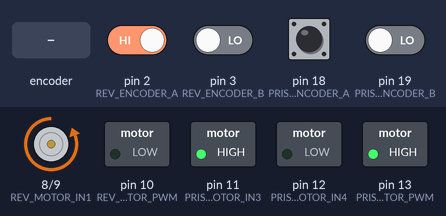
A sketch run on a simulated Arduino Mega 2560, built with avr-gcc and run on an emulated ATmega2560. Parts: motor-driver pin pairs drawn as motors (green arrow = first pin HIGH = forward, orange = second pin HIGH = backward, longer = more drive), switched loads named in the sketch (green lamp = pin HIGH). The inputs (shaded band) are chosen by the test bench; at power-on: pin 2 (REV_ENCODER_A), pin 18 (PRISM_ENCODER_A) HIGH, pin 3 (REV_ENCODER_B), pin 19 (PRISM_ENCODER_B) LOW. What the sketch prints to the serial monitor is not drawn.

Above: at 1.2 s.
1.3 s: rotary encoder on pin 2 (REV_ENCODER_A) / pin 3 (REV_ENCODER_B) turned 2 steps (second pin leading)
At 2.5 s:
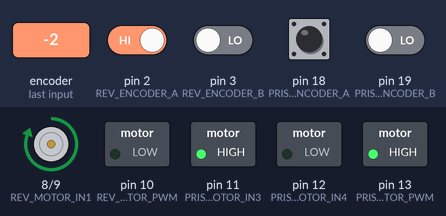
3.2 s: pin 18 (PRISM_ENCODER_A) pulsed LOW 2 times (0.12 s each, 0.3 s apart)
Timing chart, 0 to 6.2 s (numbered marks = the images above; inputs shaded):
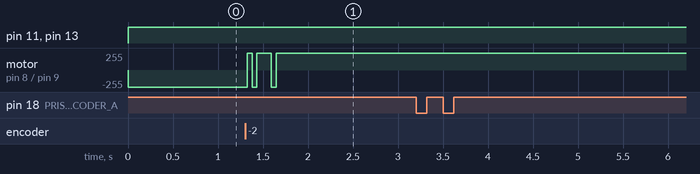

Measured:
- after the input at 1.3 s, motor on pin 8 (REV_MOTOR_IN1) / pin 9 (REV_MOTOR_IN2): backward 255/255 → forward 255/255 at once
- after the input at 3.2 s, every drawn part: stays the same

The sketch:

FullFK_IK_Implementation.ino
```cpp
#include <PID_v1.h>
#include <math.h>

// Encoder Pins
#define REV_ENCODER_A 2
#define REV_ENCODER_B 3
#define PRISM_ENCODER_A 18
#define PRISM_ENCODER_B 19

// Motor Control Pins (L298N)
#define REV_MOTOR_IN1 8
#define REV_MOTOR_IN2 9
#define REV_MOTOR_PWM 10

#define PRISM_MOTOR_IN3 11
#define PRISM_MOTOR_IN4 12
#define PRISM_MOTOR_PWM 13

// Encoder Variables
volatile long rev_encoderCount = 0;
volatile long prism_encoderCount = 0;
double theta_actual = 0.0;
double delta_d_actual = 0.0;

// Kinematic Parameters
const double L1 = 0.25;
const double L2 = 0.125;
const double L3 = 0.1;
const double h = sqrt(L3 * L3 + L2 * L2);
const double gamma = ((180.0 - atan(L2 / L3)) / 2.0) * (3.1416 / 180.0); // radians

// Encoder & Gear Constants
const double encoderCountsPerRev = 48;
const double gearReduction = 46.85;
const double encoderCountsPerJointRev = encoderCountsPerRev * gearReduction;

const double pinionDiameter = 32.9; // mm
const double pinionCircumference = 3.1416 * pinionDiameter;
const double mmPerCount = pinionCircumference / encoderCountsPerJointRev;

// Targets & Setpoints
double x_target = 0.3;
double z_target = 0.4;
double theta_target = 0.0;
double delta_d_target = 0.0;

// PID Variables
double rev_motor_speed, prism_motor_speed;
double Kp = 2.0, Ki = 0.5, Kd = 0.1;

PID pid_theta(&theta_actual, &rev_motor_speed, &theta_target, Kp, Ki, Kd, DIRECT);
PID pid_linear(&delta_d_actual, &prism_motor_speed, &delta_d_target, Kp, Ki, Kd, DIRECT);

void setup() {
    Serial.begin(9600);

    // Motor Pins
    pinMode(REV_MOTOR_IN1, OUTPUT);
    pinMode(REV_MOTOR_IN2, OUTPUT);
    pinMode(REV_MOTOR_PWM, OUTPUT);
    pinMode(PRISM_MOTOR_IN3, OUTPUT);
    pinMode(PRISM_MOTOR_IN4, OUTPUT);
    pinMode(PRISM_MOTOR_PWM, OUTPUT);

    // Encoder Pins
    pinMode(REV_ENCODER_A, INPUT);
    pinMode(REV_ENCODER_B, INPUT);
    pinMode(PRISM_ENCODER_A, INPUT);
    pinMode(PRISM_ENCODER_B, INPUT);

    // Attach Interrupts
    attachInterrupt(digitalPinToInterrupt(REV_ENCODER_A), updateRevEncoder, CHANGE);
    attachInterrupt(digitalPinToInterrupt(PRISM_ENCODER_A), updatePrismEncoder, CHANGE);

    // Enable PID Controllers
    pid_theta.SetMode(AUTOMATIC);
    pid_linear.SetMode(AUTOMATIC);
    pid_theta.SetSampleTime(50);
    pid_linear.SetSampleTime(50);
}

// Encoder ISRs
void updateRevEncoder() {
    int stateB = digitalRead(REV_ENCODER_B);
    rev_encoderCount += (stateB == HIGH) ? 1 : -1;
    theta_actual = (rev_encoderCount * 2.0 * 3.1416) / encoderCountsPerJointRev;
}

void updatePrismEncoder() {
    int stateB = digitalRead(PRISM_ENCODER_B);
    prism_encoderCount += (stateB == HIGH) ? 1 : -1;
    delta_d_actual = prism_encoderCount * mmPerCount;
}

// Inverse Kinematics
void computeInverseKinematics() {
    double cosTheta = (x_target - h * cos(gamma)) / L1;
    cosTheta = constrain(cosTheta, -1.0, 1.0); // safety clamp
    theta_target = acos(cosTheta);
    delta_d_target = (z_target - (L1 * sin(theta_target) + h * sin(gamma))) * 1000.0;
}

// Forward Kinematics
void computeForwardKinematics(double &x_fk, double &z_fk) {
    x_fk = L1 * cos(theta_actual) + h * cos(gamma);
    z_fk = L1 * sin(theta_actual) + h * sin(gamma) + delta_d_actual;
}

// Motor Control
void controlMotor(double speed, int in1, int in2, int pwmPin) {
    int pwmValue = constrain(abs(speed), 0, 255);
    if (speed > 0) {
        digitalWrite(in1, HIGH);
        digitalWrite(in2, LOW);
    } else {
        digitalWrite(in1, LOW);
        digitalWrite(in2, HIGH);
    }
    analogWrite(pwmPin, pwmValue);
}

// Main Loop
void loop() {
    computeInverseKinematics();

    pid_theta.Compute();
    pid_linear.Compute();

    controlMotor(rev_motor_speed, REV_MOTOR_IN1, REV_MOTOR_IN2, REV_MOTOR_PWM);
    controlMotor(prism_motor_speed, PRISM_MOTOR_IN3, PRISM_MOTOR_IN4, PRISM_MOTOR_PWM);

    double x_fk, z_fk;
    computeForwardKinematics(x_fk, z_fk);

    Serial.print("Target: X="); Serial.print(x_target, 3);
    Serial.print(" Z="); Serial.print(z_target, 3);
    Serial.print(" | Actual: X="); Serial.print(x_fk, 3);
    Serial.print(" Z="); Serial.println(z_fk, 3);

    delay(50);
}
```
